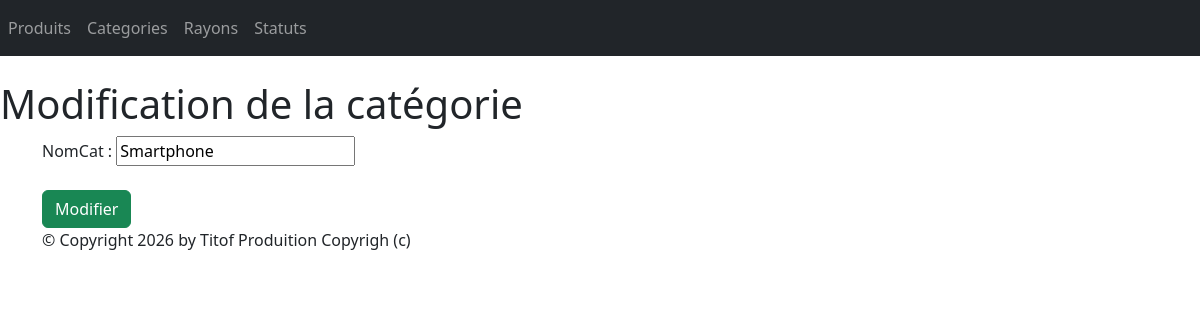
/monApp/categorie/2/update/, run on an earlier commit of the app's database.
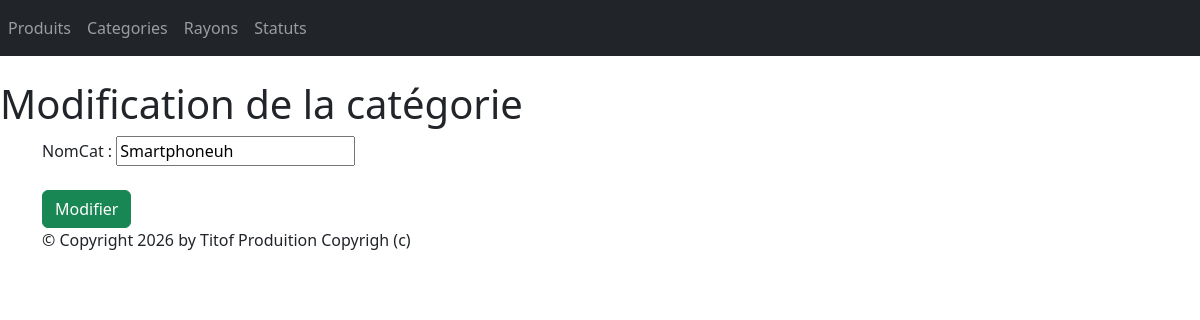
And on a later commit of the database.
### monApp/models.py (models this page shows, shortened)
class Categorie(models.Model):
    idCat = models.AutoField(primary_key=True)
    nomCat = models.CharField(max_length=100)

### monApp/views.py (the view, shortened to what this page needs)
# urls.py: path("categorie/<pk>/update/", views.CategorieUpdateView.as_view(), name="modificationCategorie"),
class CategorieUpdateView(UpdateView):
    model = Categorie
    form_class = CategorieForm
    template_name = "monApp/update_categorie.html"
    def get_context_data(self, **kwargs):
        context = super(CategorieUpdateView, self).get_context_data(**kwargs)
        context['titremenu'] = "Modification de la catégorie"
        return context

### monApp/forms.py
class CategorieForm(forms.ModelForm):
    class Meta:
        model = Categorie
        fields = '__all__'

### monApp/templates/monApp/update_categorie.html (shortened to what this page needs)
{% extends 'monApp/base.html' %}
{% block menu %}
<h1>{{titremenu}}</h1>
{% endblock %}
{% block contenu %}
<form action="" method="post" >
{{ form.as_p }}
<button type="submit" class="btn btn-success mt-2">Modifier</button>
</form>
{% endblock %}

What changed in the data, as far as the page shows it:
changed Categorie: nomCat "Smartphone" → "Smartphoneuh"
